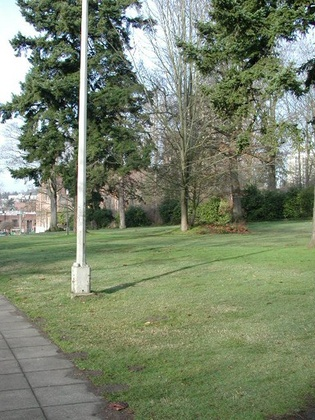
%> input picture csePFO/cse/CSE185/lab9/prtn12.jpg, 315 x 420 px, shrunk from 384 x 512 before the run
$ octave test.m   (GNU Octave 9; MATLAB toolbox functions it lacks are replaced by stand-ins)
%> lines starting %> are read from the running program, lines starting %| are printed output that depends on the picture
run('vlfeat-0.9.20-bin/toolbox/vl_setup');
%> (this line was passed over: vl_setup is not available in this run)

img1 = im2single(imread('prtn12.jpg'));
img2 = im2single(imread('prtn13.jpg'));
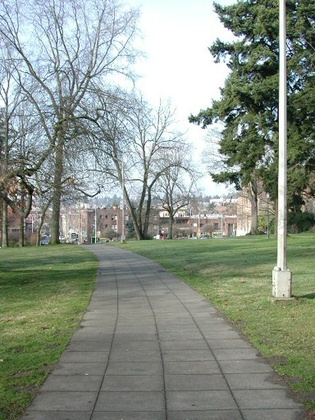
%> input picture csePFO/cse/CSE185/lab9/prtn13.jpg, 315 x 420 px, shrunk from 384 x 512 before the run

%% SIFT feature extraction

I1 = rgb2gray(img1);
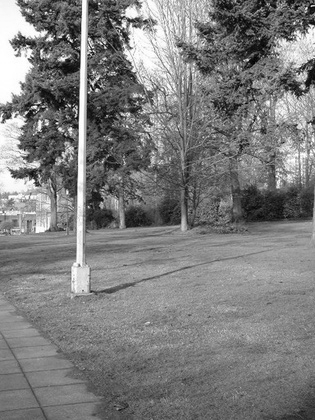
%> I1: size 420x315 single; min 0.0046, max 1, mean 0.491
I2 = rgb2gray(img2);
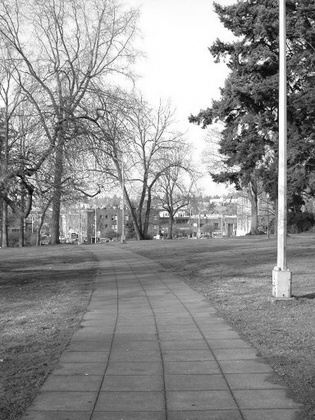
%> I2: size 420x315 single; min 0.00921, max 1, mean 0.563

%> (the run ends here)
